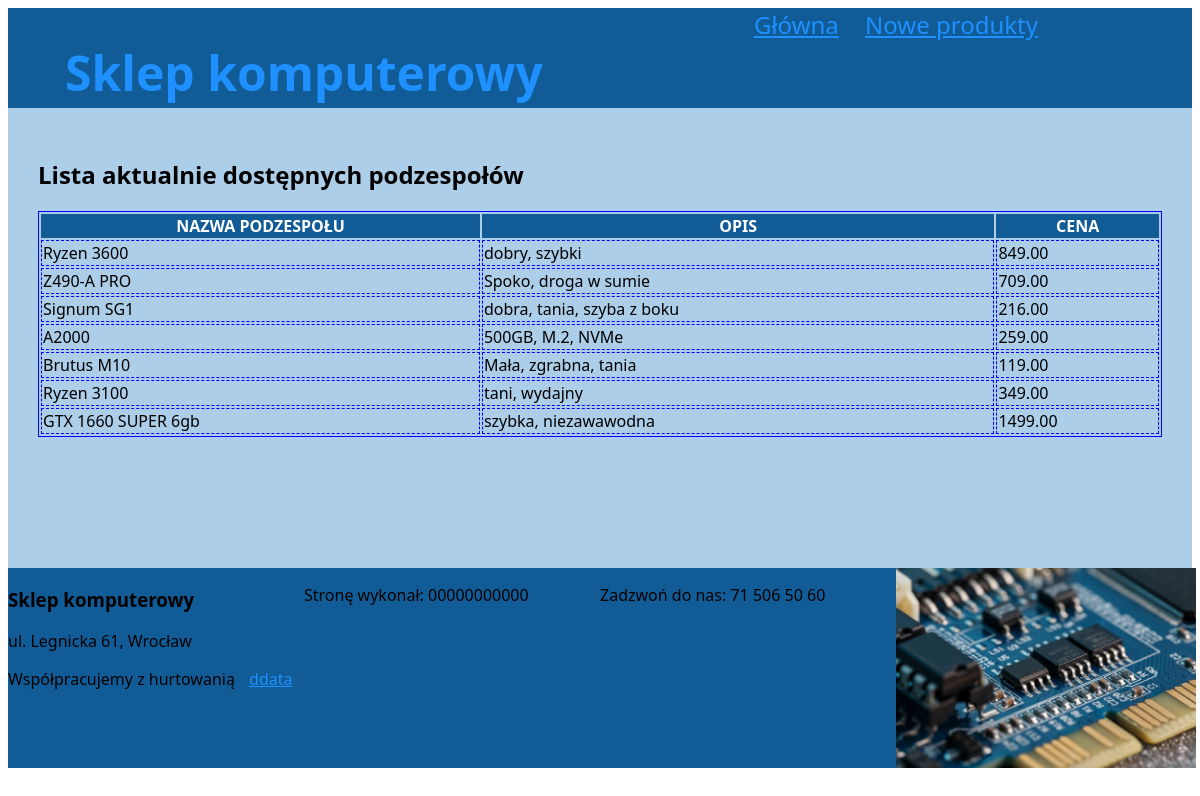
The page / on the database its author committed.
### assets/php/showprod.php (the view, shortened to what this page needs)
<?php
    require_once('assets/php/conndb.php');
    $query = "SELECT nazwa,opis,cena FROM podzespoły WHERE dostepnosc=1";
    $result = mysqli_query($conn, $query);
    while($row = mysqli_fetch_array($result)){
        echo "<tr>"."<td>".$row['nazwa']."</td>"."<td>".$row['opis']."</td>"."<td>".$row['cena']."</td>"."</tr>";
    }

### index.php (shortened to what this page needs)
<!DOCTYPE html>
<html lang="pl">
<head>
    <link rel="stylesheet" href="assets/css/styl_1.css">
</head>
<body>
    <header>
        <div class="logo">
            <h1>Sklep komputerowy</h1>
        </div>
        <nav class="menu">
            <a href="index.php">Główna</a>
            <a href="noweprod.php">Nowe produkty</a></a>
        </nav>
    </header>
    <main>
        <h2>Lista aktualnie dostępnych podzespołów</h2>
        <table>
            <tr>
                <th>NAZWA PODZESPOŁU</th>
                <th>OPIS</th>
                <th>CENA</th>
            </tr>
            <?php require_once('assets/php/showprod.php') ?>
        </table>
    </main>
    <footer>
        <div class="stopka1">
            <h3>Sklep komputerowy</h3>
            <p>ul. Legnicka 61, Wrocław</p>
            <p>Współpracujemy z hurtowanią <a href="http://www.ddata.pl/" target="blank_">ddata</a></p>
        </div>
        <div class="stopka2">
            <p>Stronę wykonał: 00000000000</p>
        </div>
        <div class="stopka3">
            <p>Zadzwoń do nas: 71 506 50 60</p>
        </div>
        <div class="stopka4">
            <img style="height: 200px;" src="assets/images/sklep.jpg" alt="sklep komputerowy">
        </div>
    </footer>
</body>
</html>

### assets/css/styl_1.css (style rules this page uses)
html { font-family: 'Segoe UI', Tahoma, Geneva, Verdana, sans-serif; }
.logo, .menu { background-color: #115c97; color: dodgerblue; height: 100px; width: 50%; text-align: center; font-size: 150%; float: left; }
main { background-color: #accee8; height: 400px; padding: 30px; clear: both; }
.stopka1, .stopka2, .stopka3, .stopka4 { background-color: #115c97; height: 200px; width: 25%; float: left; }
a { color: dodgerblue; margin: 10px; }
table { width: 100%; border: 1px solid blue; }
th { background-color: #115c97; color: white; }
td { border: 1px dashed blue; }

### rows shown on the page
podzespoły: nazwa "Ryzen 3600", opis "dobry, szybki", cena "849.00"
podzespoły: nazwa "Z490-A PRO", opis "Spoko, droga w sumie", cena "709.00"
podzespoły: nazwa "Signum SG1", opis "dobra, tania, szyba z boku", cena "216.00"
podzespoły: nazwa "A2000", opis "500GB, M.2, NVMe", cena "259.00"
podzespoły: nazwa "Brutus M10", opis "Mała, zgrabna, tania", cena "119.00"
podzespoły: nazwa "Ryzen 3100", opis "tani, wydajny", cena "349.00"
podzespoły: nazwa "GTX 1660 SUPER 6gb", opis "szybka, niezawawodna", cena "1499.00"
